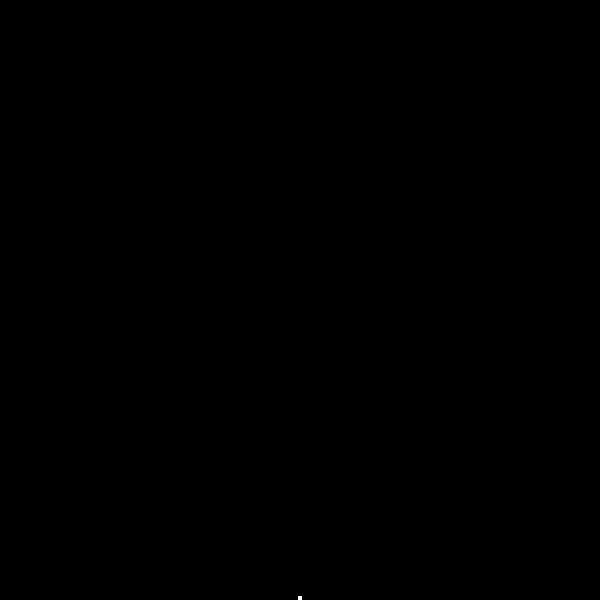
Frame 1 (no input)
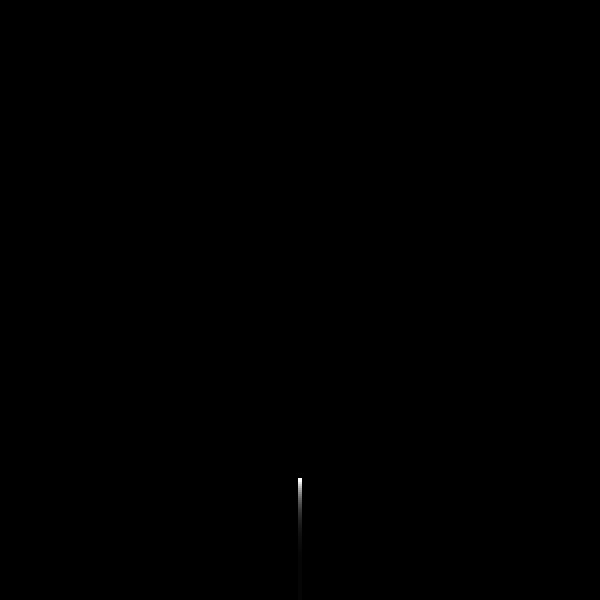
Frame 60 (the mouse pressed at the canvas centre just before this capture)
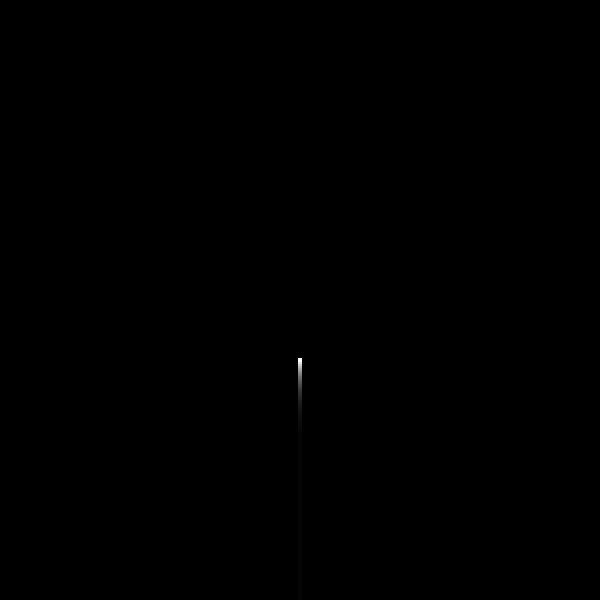
Frame 120 (the mouse held since frame 60 and released just before this capture)

The Processing sketch that drew these frames (run headless with seeded random() and noise(); from frame 60 on, the mouse is pressed at the canvas centre):

// Processing sketch: sketch_240702b
// ── sketch_240702b.pde
// count
int agentCount = 100;

// postion
float[] xs;
float[] ys;
// speed
float[] vxs;
float[] vys;
// acculate
float[] axs;
float[] ays;
// color
color[] colors;

boolean exploded = false;
int explosionTime = 0;
int explosionInterval = 200; // time slot

void setup() {
  size(600, 600);
  noStroke();
  fill(255, 100);
  background(0);

  xs = new float[agentCount];
  ys = new float[agentCount];
  vxs = new float[agentCount];
  vys = new float[agentCount];
  axs = new float[agentCount];
  ays = new float[agentCount];
  colors = new color[agentCount];

  resetFireworks();
}

void draw() {
  fill(0, 25); // let background black
  rect(0, 0, width, height);

  if (exploded) {
    for (int i = 0; i < agentCount; i++) {
      // speed affected by acculate
      vxs[i] += axs[i];
      vys[i] += ays[i];
    
      // postion affect by spped
      xs[i] += vxs[i];
      ys[i] += vys[i];
    
      // effect to simulate the speed affectted by air 
      vxs[i] *= 0.99;
      vys[i] *= 0.99;

      // draw color
      fill(colors[i]);
      ellipse(xs[i], ys[i], 4, 4); // shape
    }

    explosionTime++;

    if (explosionTime > explosionInterval) {
      exploded = false;
      resetFireworks();
    }
  } else {
    for (int i = 0; i < agentCount; i++) {
      // rise up
      ys[i] -= 2;

      // riseing shape and color
      fill(255);
      ellipse(xs[i], ys[i], 4, 4);
    }

    // bloom on certain highet
    if (ys[0] < height / 2) {
      exploded = true;
      explosionTime = 0;
      initializeExplosion();
    }
  }
}

void resetFireworks() {
  for (int i = 0; i < agentCount; i++) {
    // first position
    xs[i] = width / 2;
    ys[i] = height;

    // first speed
    vxs[i] = 0;
    vys[i] = 0;

    // first acculate
    axs[i] = 0;
    ays[i] = 0;

    // random color
    colors[i] = color(random(255), random(255), random(255));
  }
}

void initializeExplosion() {
  for (int i = 0; i < agentCount; i++) {
    // first speed when bloom
    vxs[i] = random(-2, 2);
    vys[i] = random(-2, 2);

    // first acculate when bloom
    axs[i] = random(-0.05, 0.05);
    ays[i] = random(-0.05, 0.05);
  }
}
